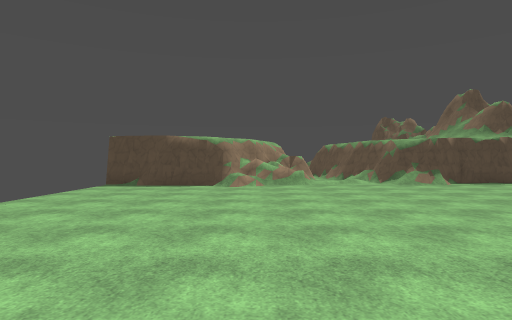
[1] (above)

23 first-person views from a walk through a level from a Godot 3-D game. The camera is 1.5 m above the floor, looks level and sees 75° across. The floor is counted in squares, 2 m on a side. Each view is taken from the middle of a square. On the plan, view 1 faces up. The plan holds only what a view shows up to about 11 squares ahead; the rest is blank. Characters and animated objects are left out. Some surface patterns are stand-ins.

[2]
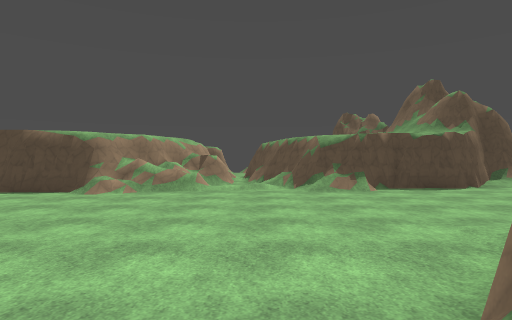

[3]
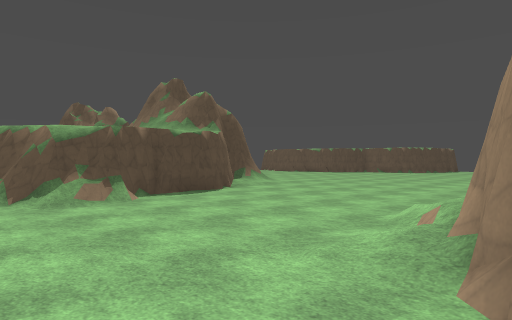

[4]
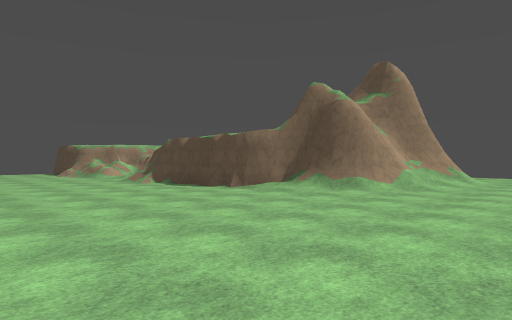

[5]
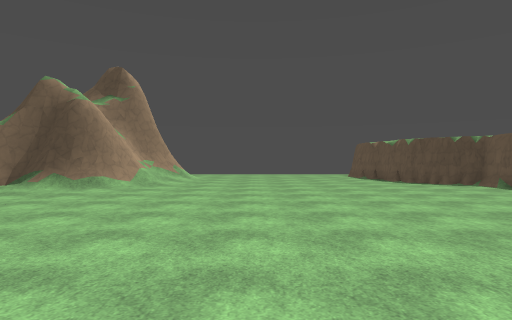

[6]
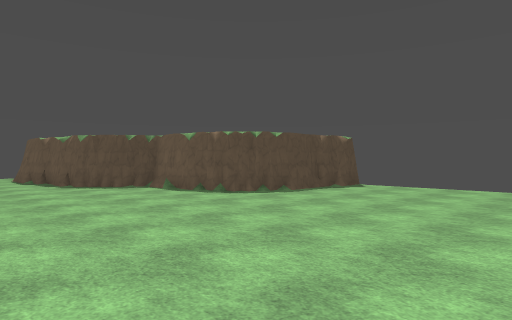

[7]
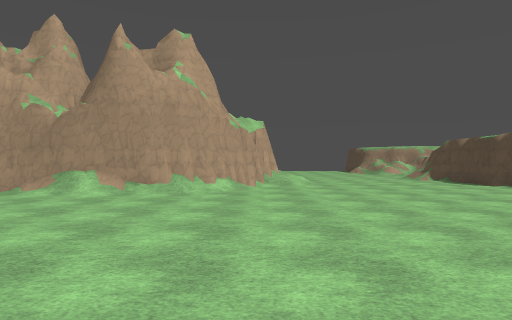

[8]
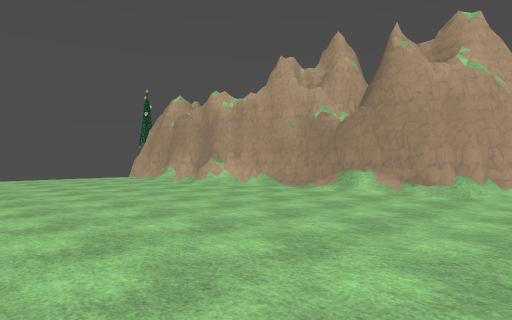

[9]
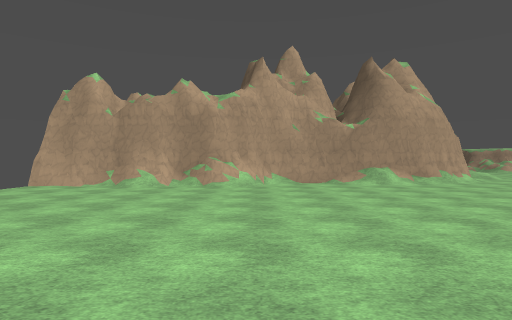

[10]
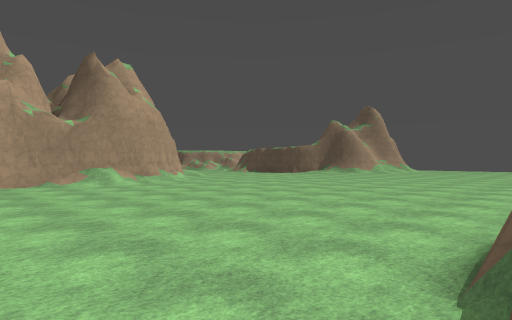

[11]
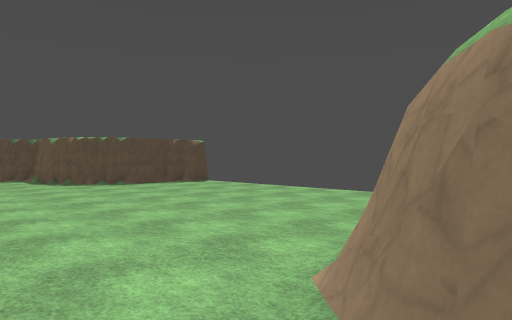

[12]
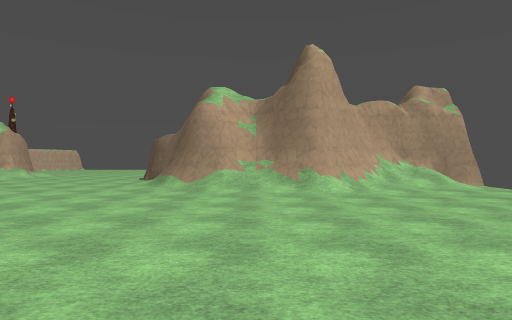

[13]
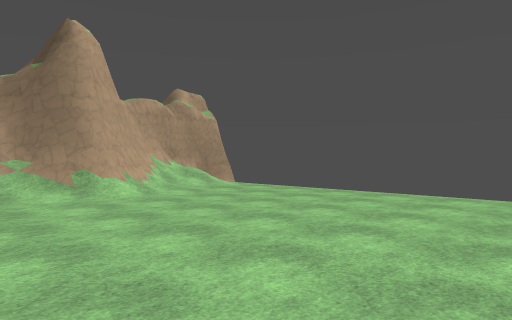

[14]
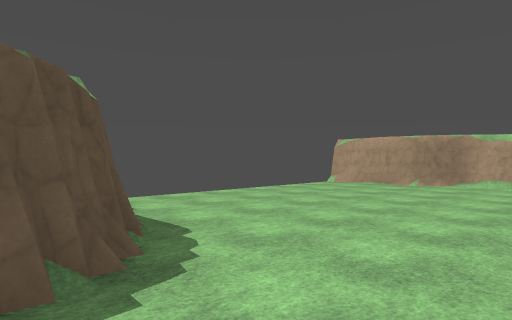

[15]
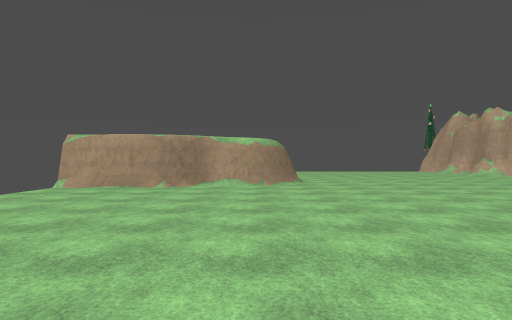

[16]
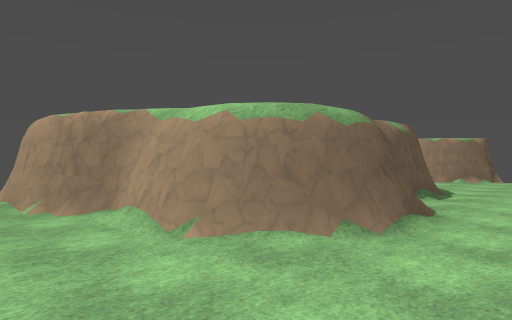

[17]
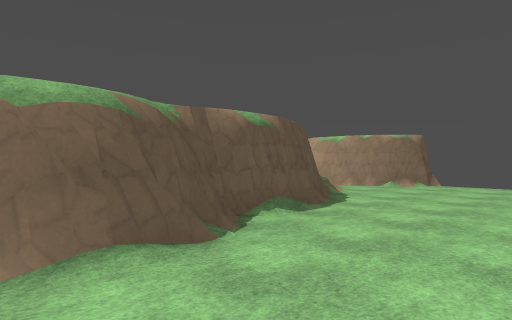

[18]
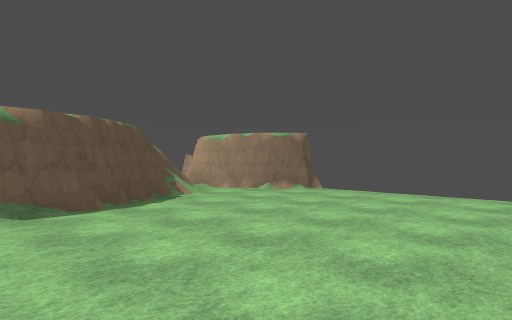

[19]
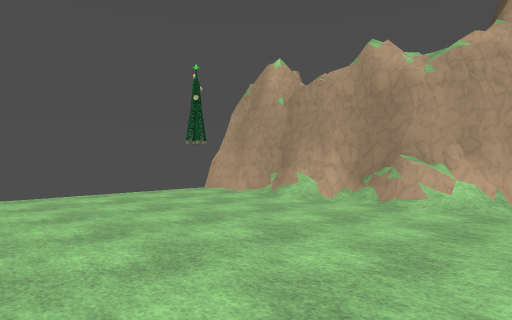

[20]
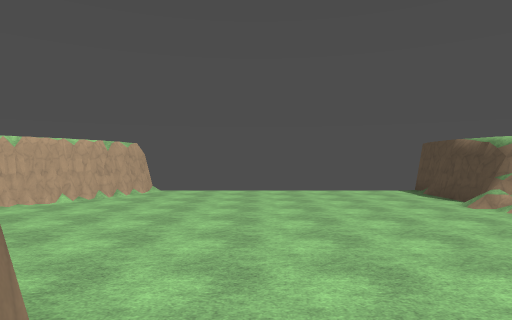

[21]
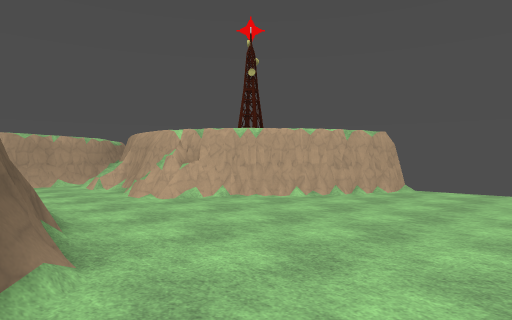

[22]
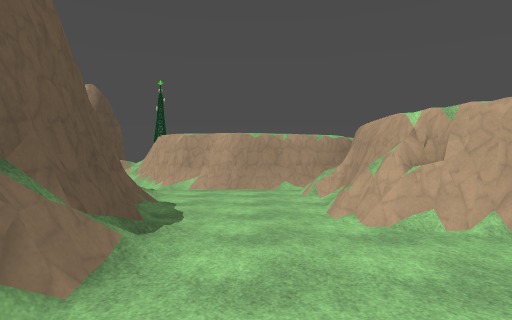

[23]
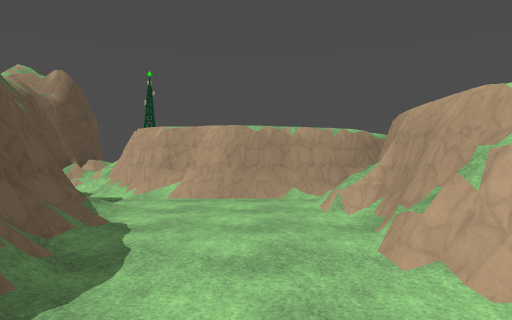

### Floor plan
Key: @ floor where view 1 was taken; # wall or solid block; . floor; / step, stairs or slope; = window, fence, low wall or low ledge.
Columns run from 5 left of view 1 to 28 right of it. Each row starts with its distance up from view 1.
 22                 #
 21                 #/.......
 20                 #/.......
 19                 #/.......
 18                 ##/.......#
 17                  ##/......#
 16                  ##.......##
 15                  #/........##
 14                  #/.........#
 13       ####     ###/.........#
 12      ##//##   ##//..........##
 11     ##=//######..............####
 10 ######//..//....................##
  9  ................................
  8  ................................
  7  ................................
  6  ................................
  5  .........////...................
  4  .........####/..................
  3  ........##  ##/.................
  2  ......./#    ##..............####
  1  ###..../#     #...........####
  0    ##@../#     #..........##
 -1     ##../#     #..........##
 -2      #...#     #..........##
 -3      #...##    #...........#
 -4      #=../#    #=..........#
 -5      #..../    ##..........#
 -6      #####/.    #..........##
 -7          ##/    #...........###
 -8           #==   #............=#
 -9            ###  #...........###
-10                 #..........##
-11                 #

Positions as (right, up) in squares from view 1, and headings:
1: (0, 0), facing up
2: (3, 2), facing up
3: (3, 4), facing up-right
4: (16, 5), facing up-left
5: (16, 4), facing up
6: (18, 5), facing up-right
7: (18, 4), facing left
8: (18, 4), facing down-left
9: (21, -4), facing left
10: (21, -4), facing up-left
11: (20, 0), facing up-right
12: (21, 15), facing left
13: (20, 14), facing up-left
14: (21, 12), facing down-right
15: (22, 11), facing down
16: (19, 3), facing down-right
17: (18, 0), facing down-right
18: (16, -3), facing down-right
19: (17, -3), facing down-left
20: (6, 5), facing left
21: (4, 5), facing down-left
22: (2, 3), facing down
23: (2, 1), facing down
